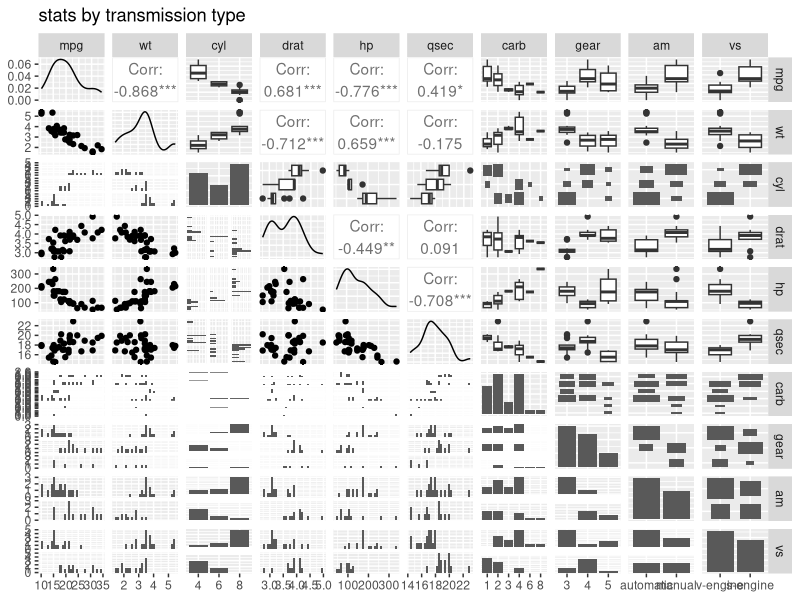
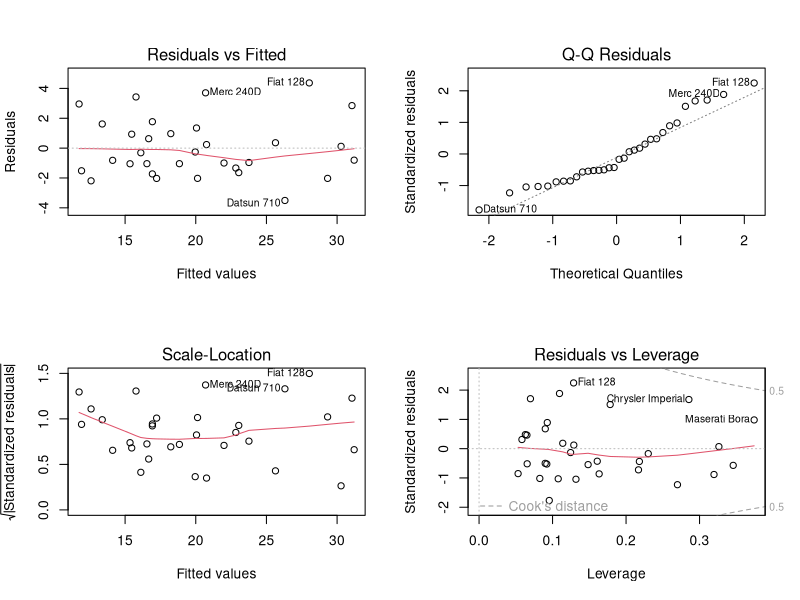

R code for these plots, in order:
## ---- chunk 1
# libraries
library(ggplot2)
library(dplyr)
library(corrplot)
library(xtable)
library(car)
library(GGally)
# load data
data("mtcars")
attach(mtcars)
## ---- chunk 2
# change types (and save rownames)
mtcars_rownames <- rownames(mtcars)
mtcars <- mtcars %>% 
  mutate(cyl = cyl %>% as.factor,
         vs = vs %>% as.factor,
         am = am %>% as.factor,
         gear = gear %>% as.factor,
         carb = carb %>% as.factor)

rownames(mtcars) <- mtcars_rownames
## ---- chunk 3
# change types
levels(mtcars$am) <- c("automatic", "manual") 
levels(mtcars$vs) <- c("v-engine","s-engine")
## ---- chunk 4
# before we can use a t-test, we have to check for normallity
#qqnorm(mtcars$mpg[mtcars$am =="automatic"])
#qqline(mtcars$mpg[mtcars$am =="automatic"])
#qqnorm(mtcars$mpg[mtcars$am =="manual"])
#qqline(mtcars$mpg[mtcars$am =="manual"])

shap0 <- shapiro.test(mtcars$mpg[mtcars$am =="automatic"])
shap1 <- shapiro.test(mtcars$mpg[mtcars$am =="manual"])

# test the hypothesis "There is no difference between automatic and manual transmission"
difference <- t.test(mpg ~ am)

# differences between groups
dif_groups <- difference$estimate[2] - difference$estimate[1]

## ---- chunk 5
mtcars %>% 
  select(mpg, wt,cyl,drat,hp,qsec,carb,gear,am,vs) %>% 
  ggpairs(data=., color = "am", title="stats by transmission type")

## ---- chunk 6
# test the effect of all variables on MPG
model_all <- lm(mpg ~ ., data=mtcars)

# now include possible confounders
model_full <- lm(mpg ~ cyl + disp + hp + drat + wt + qsec + vs + am + gear + carb + wt*am + hp*am + qsec*am + carb*am + cyl*am + drat*am +vs*am, data=mtcars)

# start model
model_start <- lm(mpg ~ am, data=mtcars)

# backward
model_backward <- step(model_full, direction = c("backward"), k = 2)

# forwards
model_forward <- step(model_start, scope = list(lower=model_start, upper=model_full), direction = c("forward"), k = 2)

# forwards corrected for horsepower
model_forward <- lm(formula = mpg ~ am + wt + qsec + am:wt, data = mtcars)
summary(model_forward)

## ---- chunk 7
#print(xtable(summary(model_full)),floating=FALSE)
#print(xtable(confint(model_full)),floating=FALSE)
## ---- chunk 8
#print(xtable(summary(model_start)),floating=FALSE)
#print(xtable(confint(model_start)),floating=FALSE)
## ---- chunk 9
print(xtable(summary(model_forward)),floating=FALSE)
print(xtable(confint(model_forward)),floating=FALSE)

## ---- chunk 10
# forward model
#residualPlots(model_forward,tests=F,cex=.5)
## ---- chunk 11
# compare the models
compare <- anova(model_start, model_forward)
print("Comparation of models")
print(xtable(compare),floating=FALSE)

# anova of the final model
print("Significance testing of predictors")
print(xtable(anova(model_forward)),floating=FALSE)
## ---- chunk 12
# plot residuals for forward model
par(mfrow = c(2, 2))
plot(model_forward)

# check leverage: all values bigger than 0.5 are outliers
# check forward model
leverage_f <- hatvalues(model_forward)
#print("Leverage > 0.5")
#print(leverage_f[which(leverage_f > 0.5)], type="html")

# dfbetas
influence_f <- dfbetas(model_forward)
#print("Influencers")
#print(influence_f[which(abs(influence_f) > 1)], type="html")

